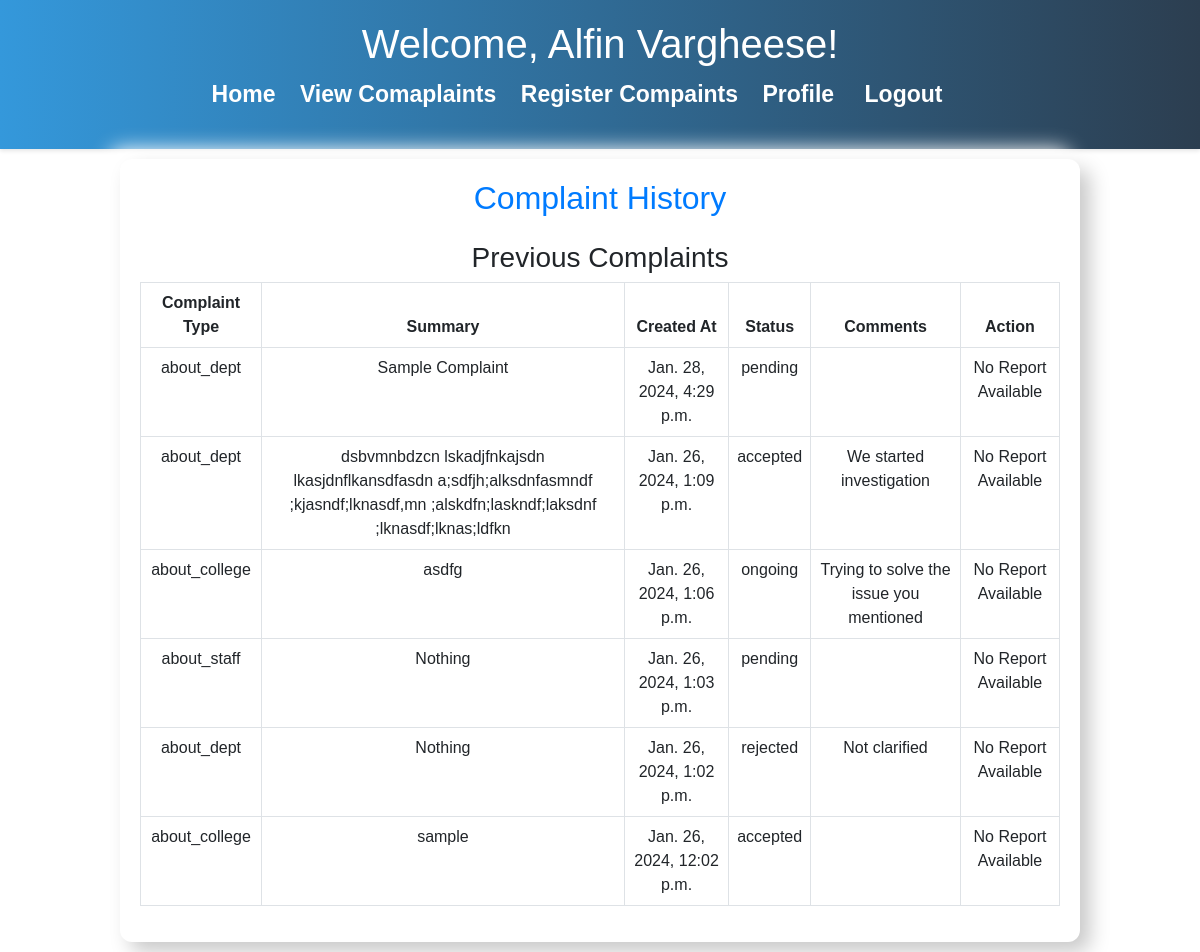
/student_complaint_history/ (signed in), run on the app's committed database.
### EduComplain/models.py (models this page shows, shortened)
class Complaint(models.Model):
    COMPLAINT_TYPES = (
        ('about_college', 'About College'),
        ('about_dept', 'About Dept'),
        ('about_staff', 'About Staff'),
    )
    COMPLAINT_STATUS = (
        ('pending', 'Pending'),
        ('accepted', 'Accepted'),
        ('rejected', 'Rejected'),
        ('ongoing', 'Ongoing'),
        ('solved', 'Solved'),
    )
    student = models.ForeignKey(User, on_delete=models.CASCADE, related_name='register_complaints')
    complaint_type = models.CharField(max_length=15, choices=COMPLAINT_TYPES, default='about_college')
    summary = models.TextField()
    status = models.CharField(max_length=10, choices=COMPLAINT_STATUS, default='pending')
    accepter = models.ForeignKey(User, on_delete=models.SET_NULL, null=True, blank=True, related_name='accepted_complaints')
    comments = models.TextField(blank=True)
    created_at = models.DateTimeField(default=timezone.now)
    updated_at = models.DateTimeField(auto_now=True)
    report = models.FileField(upload_to='complaint_reports/', null=True, blank=True)  # Add this line for the report field

### EduComplain/views.py (the view)
# urls.py: path('student_complaint_history/', student_complaint_history, name='student_complaint_history'),
@login_required
def student_complaint_history(request):
    all_complaints = Complaint.objects.filter(student=request.user).order_by('-created_at')
    return render(request, 'complaint_history.html', {'all_complaints': all_complaints})

### EduComplain/templates/complaint_history.html (shortened to what this page needs)
{% load static %}
<!DOCTYPE html>
<html lang="en">
<head>
    <link rel="stylesheet" href="https://cdn.jsdelivr.net/npm/bootstrap@5.2.3/dist/css/bootstrap.min.css">
</head>
<body>
    <header>
        <h1>Welcome, {{ user.first_name }} {{ user.last_name }}!</h1>
        <nav>
          <ul>
            <li><a href="{% url 'student_dashboard' %}">Home</a></li>
            <li><a href="{% url 'student_complaint_history' %}">View Comaplaints</a></li>
            <li><a href="{%url 'student_register_complaint'%}">Register Compaints</a></li>
            <li><a href="{%url 'student_profile'%}">Profile</a></li>
            <li>
              <form action="{% url 'user_logout' %}" method="post">
                <li>
                  <span>
                    <button
                      type="submit"
                      style="
                        border: none;
                        background: none;
                        cursor: pointer;
                        text-decoration: none;
                        color: #fff;
                        font-weight: bold;
                        font-size: 23px;
                      "
                    >
                      Logout
                    </button>
                  </span>
                </li>
              </form>
            </li>
          </ul>
        </nav>
      </header>
    <div class="past-leaves-container">
        <h2 class="text-center mb-4">Complaint History</h2>
        <h3>Previous Complaints</h3>
        <table class="table table-bordered">
            <thead>
                <tr>
                    <th>Complaint Type</th>
                    <th>Summary</th>
                    <th>Created At</th>
                    <th>Status</th>
                    <th>Comments</th>
                    <th>Action</th>
                </tr>
            </thead>
            <tbody>
                {% for complaint in all_complaints %}
                    <tr>
                        <td>{{ complaint.complaint_type }}</td>
                        <td>{{ complaint.summary }}</td>
                        <td>{{ complaint.created_at }}</td>
                        <td>{{ complaint.status }}</td>
                        <td>{{ complaint.comments }}</td>
                        <td>
                            {% if complaint.report %}
                                <a href="{{ complaint.report.url }}" class="btn btn-primary" download>Download Report</a>
                            {% else %}
                                No Report Available
                            {% endif %}
                        </td>
                    </tr>
                {% endfor %}
            </tbody>
        </table>
    </div>
    <link rel="stylesheet" href="https://code.jquery.com/ui/1.12.1/themes/base/jquery-ui.css">
</body>
</html>

### EduComplain/templates/complaint_history.html (style rules this page uses)
body { font-family: 'Arial', sans-serif; margin: 0; padding: 0; }
header { background: linear-gradient(to right, #3498db, #2c3e50); color: #fff; padding: 20px; text-align: center; box-shadow: 0 2px 4px rgba(0, 0, 0, 0.1); transition: box-shadow 0.3s ease-in-out; }
nav ul { list-style: none; padding: 0; }
nav ul li { display: inline-block; margin-right: 20px; }
nav a { text-decoration: none; color: #fff; font-weight: bold; font-size: 23px; }
.leave-form-container, .past-leaves-container { max-width: 600px; margin: 50px auto; background-color: #ffffff; padding: 20px; border-radius: 12px; box-shadow: 10px 10px 20px #c9c9c9, -10px -10px 20px #ffffff; }
h2 { color: #007BFF; }
.past-leaves-container { max-width: 80%; margin: 10px auto; text-align: center; }
.past-leaves-container table { width: 100%; }
.past-leaves-container th, .past-leaves-container td { text-align: center; }

### data on the page
Complaint: complaint_type "about_dept", summary "Sample Complaint", created_at "Jan. 28, 2024, 4:29 p.m.", status "pending", shows "No Report Available"
Complaint: complaint_type "about_dept", summary "dsbvmnbdzcn lskadjfnkajsdn lkasjdnflkansdfasdn a;sdfjh;alksdnfasmndf ;kjasndf;lknasdf,mn ;alskdfn;laskndf;laksdnf ;lknasdf;lknas;ldfkn", created_at "Jan. 26, 2024, 1:09 p.m.", status "accepted", comments "We started investigation", shows "No Report Available"
Complaint: complaint_type "about_college", summary "asdfg", created_at "Jan. 26, 2024, 1:06 p.m.", status "ongoing", comments "Trying to solve the issue you mentioned", shows "No Report Available"
Complaint: complaint_type "about_staff", summary "Nothing", created_at "Jan. 26, 2024, 1:03 p.m.", status "pending", shows "No Report Available"
Complaint: complaint_type "about_dept", summary "Nothing", created_at "Jan. 26, 2024, 1:02 p.m.", status "rejected", comments "Not clarified", shows "No Report Available"
Complaint: complaint_type "about_college", summary "sample", created_at "Jan. 26, 2024, 12:02 p.m.", status "accepted", shows "No Report Available"

### other printed values
{{ user.first_name }} "Alfin"
{{ user.last_name }} "Vargheese"
